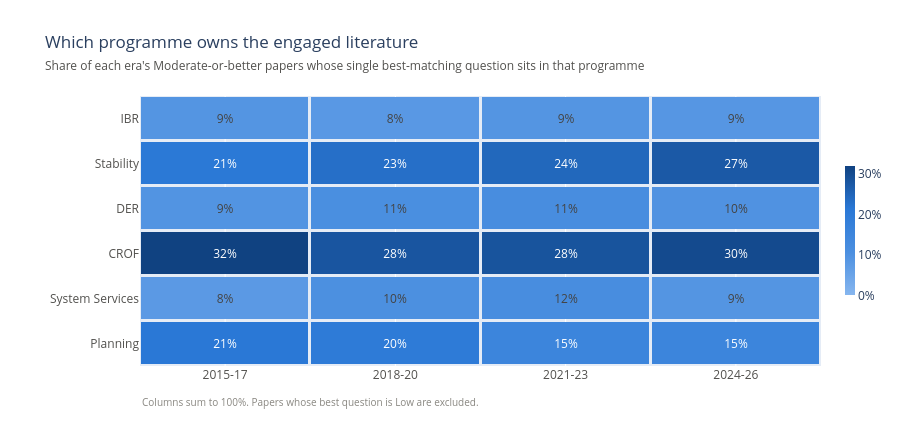

Notebook code cell kept with this figure:
### Markdown cell above
## 7. Which programme owns the engaged literature

Section 4 asks "how many papers does this programme reach", which double-counts papers relevant to
several programmes. This asks the complementary question: of the papers that engage the agenda at all,
which programme holds each one's single best-matching question? Columns sum to 100%.

### Code cell
top_prp_mix = (
    paper_best_level[paper_best_level["Affinity_Level"] != "Low"]
    .groupby(["Era", "Top_PRP_Name"], observed=True).size().rename("Papers").reset_index()
)
top_prp_mix["Share"] = (
    100 * top_prp_mix["Papers"] / top_prp_mix.groupby("Era", observed=True)["Papers"].transform("sum")
)
top_prp_matrix = (
    top_prp_mix.pivot(index="Top_PRP_Name", columns="Era", values="Share")
    .reindex(PROGRAMME_ORDER)[ERA_LABELS]
)

top_prp_fig = px.imshow(top_prp_matrix, color_continuous_scale=BLUE_RAMP, aspect="auto", zmin=0)
top_prp_fig.update_traces(
    xgap=3, ygap=3, texttemplate="%{z:.0f}%", textfont=dict(size=12),
    hovertemplate="<b>%{y}</b> %{x}<br>%{z:.1f}% of engaged papers<extra></extra>",
)
top_prp_fig.update_layout(
    height=430, width=900, margin=dict(l=140, r=40, t=96, b=64),
    title=dict(text="Which programme owns the engaged literature"
                    + subtitle("Share of each era's Moderate-or-better papers whose single "
                               "best-matching question sits in that programme")),
    coloraxis_colorbar=dict(title="", ticksuffix="%", thickness=10, len=0.55, outlinewidth=0),
)
top_prp_fig.update_xaxes(title=None, showline=False, ticks="", side="bottom",
                         tickfont=dict(color=INK_SECONDARY, size=12))
top_prp_fig.update_yaxes(title=None, showgrid=False, ticks="",
                         tickfont=dict(color=INK_SECONDARY, size=12))
add_footnote(top_prp_fig, text="Columns sum to 100%. Papers whose best question is Low are excluded.",
             y=-0.1)
top_prp_fig.show()

top_prp_matrix.round(1)

### Figure 1 — Plotly figure (JSON) as saved in the notebook; plotly's stock layout.template omitted (floating-point values rounded to 4 significant figures)
{"data": [{"coloraxis": "coloraxis", "hovertemplate": "<b>%{y}</b> %{x}<br>%{z:.1f}% of engaged papers<extra></extra>", "name": "0", "textfont": {"size": 12}, "texttemplate": "%{z:.0f}%", "type": "heatmap", "x": ["2015-17", "2018-20", "2021-23", "2024-26"], "xaxis": "x", "xgap": 3, "y": ["IBR", "Stability", "DER", "CROF", "System Services", "Planning"], "yaxis": "y", "ygap": 3, "z": [[9.042, 8.106, 8.948, 8.647], [20.95, 22.88, 24.41, 27.22], [9.311, 10.76, 11.46, 9.688], [31.78, 27.98, 28.34, 30.18], [7.789, 10.4, 11.54, 8.967], [21.13, 19.87, 15.31, 15.29]]}], "layout": {"annotations": [{"font": {"color": "#898781", "size": 10}, "showarrow": false, "text": "Columns sum to 100%. Papers whose best question is Low are excluded.", "x": 0, "xanchor": "left", "xref": "paper", "y": -0.1, "yanchor": "top", "yref": "paper"}], "coloraxis": {"cmax": 31.78, "cmin": 0, "colorbar": {"len": 0.55, "outlinewidth": 0, "thickness": 10, "ticksuffix": "%", "title": {"text": ""}}, "colorscale": [[0, "#86b6ef"], [0.3333, "#4b8fe0"], [0.6667, "#2a78d6"], [1, "#104281"]]}, "height": 430, "margin": {"b": 64, "l": 140, "r": 40, "t": 96}, "title": {"text": "Which programme owns the engaged literature<br><span style='font-size:12px;color:#52514e'>Share of each era's Moderate-or-better papers whose single best-matching question sits in that programme</span>"}, "width": 900, "xaxis": {"anchor": "y", "domain": [0, 1], "showline": false, "side": "bottom", "tickfont": {"color": "#52514e", "size": 12}, "ticks": "", "title": {}}, "yaxis": {"anchor": "x", "autorange": "reversed", "domain": [0, 1], "showgrid": false, "tickfont": {"color": "#52514e", "size": 12}, "ticks": "", "title": {}}}}
